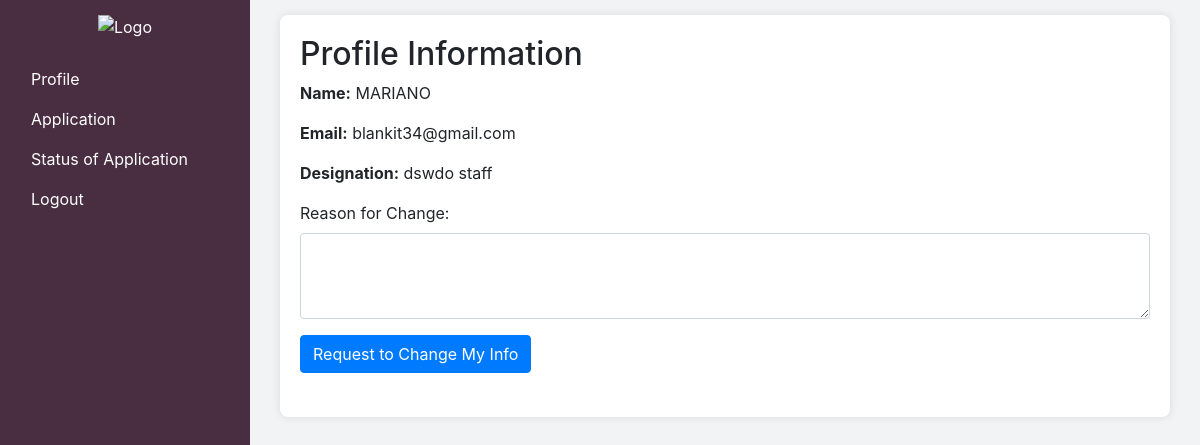
/user_panel.php (signed in), run on the app's committed database.
### tables this page shows
CREATE TABLE `employees` (
  `id` int(11) NOT NULL,
  `name` varchar(255) NOT NULL,
  `middle_name` varchar(255) DEFAULT NULL,
  `surname` varchar(255) NOT NULL,
  `suffix` varchar(100) NOT NULL,
  `blood_type` varchar(10) NOT NULL,
  `email` varchar(255) NOT NULL,
  `phone_number` varchar(20) NOT NULL,
  `address` text NOT NULL,
  `username` varchar(255) NOT NULL,
  `password` varchar(255) NOT NULL,
  `role` varchar(50) NOT NULL,
  `department_id` int(11) NOT NULL,
  `designation_id` int(11) NOT NULL,
  `login_date` datetime DEFAULT current_timestamp(),
  `annual_leave_balance` int(11) DEFAULT 0
);

CREATE TABLE `designations` (
  `id` int(11) NOT NULL,
  `name` varchar(255) NOT NULL
);

### user_panel.php (the view, shortened to what this page needs)
<?php
require_once 'connection.php';
$employee = [];
$reason = '';
try {
    $stmt = $pdo->prepare('
        SELECT e.id, e.name, e.email, d.name AS designation
        FROM employees e
        JOIN designations d ON e.designation_id = d.id
        WHERE e.username = ?
    ');
    $stmt->execute([$_SESSION['username']]);
    $employee = $stmt->fetch(PDO::FETCH_ASSOC);
} catch (PDOException $e) {
    $error = 'Database error: ' . $e->getMessage();
}
?>
<!DOCTYPE html>
<html lang="en">
<head>
    <link rel="stylesheet" href="https://maxcdn.bootstrapcdn.com/bootstrap/4.5.2/css/bootstrap.min.css">
</head>
<body>
    <div class="container-fluid">
        <div class="sidebar">
            <div class="sidebar-header">
                <img src="images/logo.png" alt="Logo">
            </div>
            <ul class="nav flex-column">
                <li class="nav-item">
                    <a class="nav-link" href="user_panel.php">Profile</a>
                </li>
                <li class="nav-item">
                    <a class="nav-link" href="application.php">Application</a>
                </li>
                <li class="nav-item">
                    <a class="nav-link" href="status_of_application.php">Status of Application</a>
                </li>
                <li class="nav-item">
                    <a class="nav-link" href="user_panel.php?logout=true">Logout</a>
                </li>
            </ul>
        </div>
        <div class="main-content">
            <div class="panel-content">
                <div class="mb-4">
                    <h2>Profile Information</h2>
                    <?php if (!empty($employee)) { ?>
                        <p><strong>Name:</strong> <?php echo htmlspecialchars($employee['name']); ?></p>
                        <p><strong>Email:</strong> <?php echo htmlspecialchars($employee['email']); ?></p>
                        <p><strong>Designation:</strong> <?php echo htmlspecialchars($employee['designation']); ?></p>
                        <form method="post">
                            <div class="form-group">
                                <label for="reason">Reason for Change:</label>
                                <textarea id="reason" name="reason" class="form-control" rows="3"><?php echo htmlspecialchars($reason); ?></textarea>
                            </div>
                            <button type="submit" name="request_change" class="btn btn-primary">Request to Change My Info</button>
                        </form>
                    <?php } else { ?>
                        <p>No profile information available.</p>
                    <?php } ?>
                </div>
            </div>
        </div>
    </div>
</body>
</html>

### data on the page
employees: name "MARIANO", email "blankit34@gmail.com", designation.name "dswdo staff"
